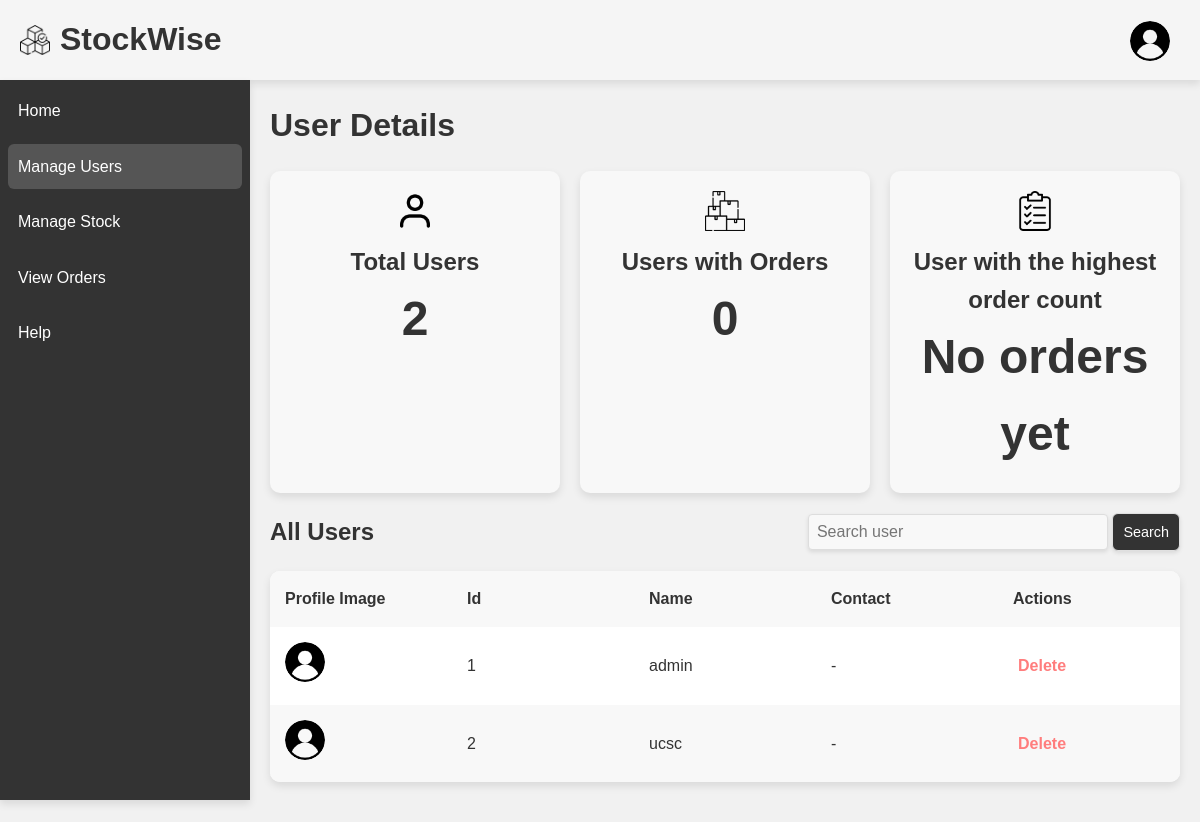
/admin/manage_users.php (signed in), run on the app's committed database.
### tables this page shows
CREATE TABLE users (
    id INT AUTO_INCREMENT PRIMARY KEY,
    username VARCHAR(50) NOT NULL UNIQUE,
    password VARCHAR(255) NOT NULL,
    role VARCHAR(20) NOT NULL,
    image VARCHAR(255),
    contact VARCHAR(10)
);

### admin/manage_users.php (the view, shortened to what this page needs)
<?php
include '../db.php';
$search_query = '';
$query = "SELECT * FROM users WHERE username LIKE '%$search_query%' ";
$result = mysqli_query($conn, $query);
$user_query = "SELECT COUNT(*) as count FROM users";
$user_result = mysqli_query($conn, $user_query);
$user_count = mysqli_fetch_assoc($user_result)['count'];
$user_query = "SELECT COUNT(*) as count FROM users WHERE id IN (SELECT user_id FROM orders)";
$user_result = mysqli_query($conn, $user_query);
$user_order_count = mysqli_fetch_assoc($user_result)['count'];
$user_query = "SELECT u.id, u.username, COUNT(o.user_id) as order_count
                FROM users u
                JOIN orders o ON u.id = o.user_id
                GROUP BY u.id
                ORDER BY order_count DESC
                LIMIT 1";
$user_result = mysqli_query($conn, $user_query);
$user_max_orders = mysqli_fetch_assoc($user_result);
?>
<!DOCTYPE html>
<html lang="en">
<head>
    <link rel="stylesheet" href="../style.css">
</head>
<body>
    <div class="admin-container">
        <?php include('../navbar.php'); ?>
        <?php include 'sidebar.php'; ?>
        <div class="admin-content">
            <h1 class="page-title">User Details</h1>
            <div class="card-container">
                <a href="#" class="card">
                    <img src="../images/person.png" alt="Users Icon" width="40" class="card-icon">
                    <p>Total Users</p>
                    <p style="font-size: 3rem;"><?php echo $user_count; ?></p>
                </a>
                <a href="order_view.php" class="card">
                    <img src="../images/packages.png" alt="Products Icon" width="40" class="card-icon">
                    <p>Users with Orders</p>
                    <p style="font-size: 3rem;"><?php echo $user_order_count  ?></p>
                </a>
                <a href="#" class="card">
                    <img src="../images/clipboard.png" alt="Orders Icon" width="40" class="card-icon">
                    <p>User with the highest order count</p>
                    <p style="font-size: 3rem;">
                        <?php
                        if ($user_max_orders && $user_max_orders['order_count'] > 0) {
                            echo $user_max_orders['username'];
                        } else {
                            echo "No orders yet";
                        }
                        ?>
                    </p>
                </a>
            </div>
            <div style="margin-top: 20px;" class="admin-header">
                <h2 class="page-title">All Users</h2>
                <form method="POST" action="<?php echo $_SERVER['PHP_SELF']; ?>" class="search-form">
                    <input type="text" name="search" placeholder="Search user" value="<?php echo htmlspecialchars($search_query); ?>">
                    <button type="submit">Search</button>
                </form>
            </div>
            <table>
                <thead>
                    <tr>
                        <th>Profile Image</th>
                        <th>Id</th>
                        <th>Name</th>
                        <th>Contact</th>
                        <th>Actions</th>
                    </tr>
                </thead>
                <tbody>
                    <?php
                    if (mysqli_num_rows($result) > 0) {
                        while ($row = mysqli_fetch_assoc($result)) {
                            echo "<tr>";
                            echo "<td>";
                            if (!empty($row['image'])) {
                                echo "<img src='" . $row['image'] . "' alt='Product Image' class='profile-image'>";
                            } else {
                                echo "<img src='../images/user.png' alt='Profile Picture' class=profile-image>";
                            }
                            echo "<td>" . $row['id'] . "</td>";
                            echo "<td>" . $row['username'] . "</td>";
                            echo "<td>";
                            if (!empty($row['contact'])) {
                                echo $row['contact'];
                            } else {
                                echo "-";
                            }
                            echo "<td>
                                <a class='delete-btn' href='user_delete.php?id=" . $row['id'] . "' onclick='return confirm(\"Are you sure? This will remove all the related orders of this user.\");'>Delete</a>
                              </td>";
                            echo "</tr>";
                        }
                    } else {
                        echo "<tr><td colspan='5'>No products found</td></tr>";
                    }
                    ?>
                </tbody>
            </table>
        </div>
    </div>
</body>
</html>

### style.css (style rules this page uses)
* { margin: 0; padding: 0; box-sizing: border-box; }
:root { --primary-bg: #ffffff; --secondary-bg: #f8f8f8; --primary-text: #333333; --border-color: #e0e0e0; --shadow-color: rgba(0, 0, 0, 0.1); --button-bg: #333333; --button-text: #ffffff; --button-hover-bg: #555555; --navbar-bg: #f1f1f1; --navbar-text: #333333; }
body { font-family: Arial, sans-serif; background-color: var(--primary-bg); color: var(--primary-text); line-height: 1.6; margin: 0; padding: 0; max-height: 100vh; background-color: var(--navbar-bg); }
.admin-container { min-height: 100vh; }
.card-container { display: flex; gap: 20px; margin-top: 20px; }
.card { background-color: var(--secondary-bg); width: 100%; border-radius: 10px; box-shadow: 0 4px 8px rgba(0, 0, 0, 0.1); padding: 20px; text-align: center; font-size: 1.5rem; font-weight: bold; color: var(--primary-text); }
.profile-image { width: 40px; height: 40px; border-radius: 50%; cursor: pointer; }
.admin-content { padding: 20px; width:calc( 100vw-250px); margin-left: 250px; }
h2 { text-align: center; margin-bottom: 20px; font-size: 1.5rem; color: var(--primary-text); }
input[type="text"], input[type="number"], input[type="password"] { width: 100%; padding: 10px; border: 1px solid var(--border-color); border-radius: 6px; background-color: var(--secondary-bg); box-shadow: 0 2px 4px var(--shadow-color); font-size: 1rem; transition: box-shadow 0.3s ease; }
button { width: 100%; padding: 10px; background-color: var(--button-bg); color: var(--button-text); border: 1px solid var(--border-color); border-radius: 6px; cursor: pointer; transition: background-color 0.3s ease; font-size: 0.9rem; box-shadow: 0 2px 4px var(--shadow-color); }
table { width: 100%; border-collapse: separate; border-spacing: 0; box-shadow: 0 4px 8px var(--shadow-color); border-radius: 10px; overflow: hidden; background-color: var(--primary-bg); margin-bottom: 20px; table-layout: fixed; }
th, td { padding: 15px; text-align: left; }
th { background-color: var(--secondary-bg); color: var(--primary-text); font-weight: bold; }
tr:nth-child(even) { background-color: var(--secondary-bg); }
td { color: var(--primary-text); }
a { text-decoration: none; }
.delete-btn { color: rgb(255, 125, 125); border-radius: 5px; padding: 5px; font-weight: bold; }
.page-title { display: inline; }
.admin-header { align-items: center; margin-bottom: 20px; }
.search-form { float: right; margin-bottom: 20px; }
.search-form input[type="text"] { padding: 8px; width: 300px; border-radius: 4px; border: 1px solid #ddd; }
.search-form button[type="submit"] { width: fit-content; }

### data on the page
users: id "1", username "admin"
users: id "2", username "ucsc"

### other printed values
$user_count "2"
$user_order_count "0"
